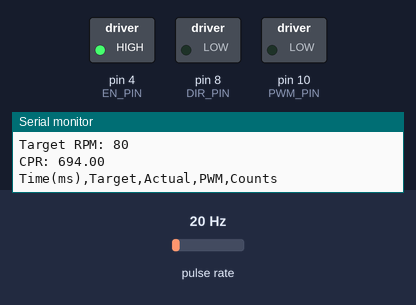
A sketch run on a simulated Arduino Uno, built with avr-gcc and run on an emulated ATmega328P. Shown: switched loads named in the sketch (green lamp = pin HIGH), the last lines printed to the serial monitor. Wiring (inferred from the names in the program): pulse sensor: data pin 3. Inputs (shaded band) come from the test bench; at power-on: pulse rate 20 Hz.

Above: at 0.05 s.
At 0.5 s:
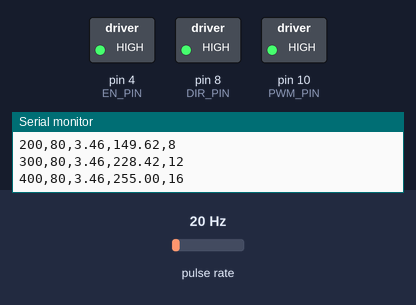
Timing chart, 0 to 2.0 s (numbered marks = the images above):
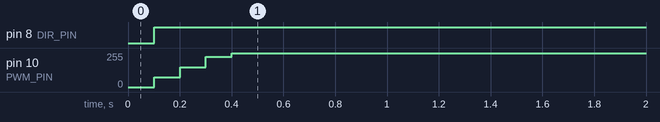

Measured:
- by itself, pin 8 (DIR_PIN): LOW → HIGH at 0.10 s
- by itself, pin 10 (PWM_PIN): 0/255 → 73/255 at 0.10 s, → 149/255 0.10 s later, → 228/255 0.10 s later, → 255/255 0.10 s later

The sketch:

Single_Motor_PI_Test.ino
```cpp
// ================= PIN DEFINITIONS =================
#define EN_PIN  4

// ================= WHICH MOTOR TO TEST =================
// Uncomment ONE of the two blocks below:

// --- LEFT MOTOR (M1) ---
// #define DIR_PIN    7
// #define PWM_PIN    9
// #define ENC_PIN    2
// #define CPR        684.0   // CHANGE mode, 342 * 2
// #define INVERT_DIR false
// #define MOTOR_NAME "LEFT"

// --- RIGHT MOTOR (M2) ---
#define DIR_PIN    8
#define PWM_PIN    10
#define ENC_PIN    3
#define CPR        694.0   // CHANGE mode, 347 * 2
#define INVERT_DIR false
#define MOTOR_NAME "RIGHT"

// ================= SETTINGS =================
#define TARGET_RPM  80     // <-- SET YOUR DESIRED RPM HERE

// ================= MOTOR STRUCT =================
struct Motor {
  volatile long count;
  long lastCount;

  float targetRPM;
  float targetCountsPerSec;
  float currentCountsPerSec;
  float currentRPM;

  float pwm;
  float Kp;
  float Ki;
  float integral;
};

Motor motor;

unsigned long lastTime = 0;
const int intervalMs = 100;

// ================= ISR =================
void encoderISR() { motor.count++; }

// ================= HELPERS =================
float rpmToCountsPerSec(float rpm, float cpr) {
  return rpm * cpr / 60.0;
}

float countsPerSecToRPM(float cps, float cpr) {
  return cps * 60.0 / cpr;
}

float clampFloat(float x, float lo, float hi) {
  if (x < lo) return lo;
  if (x > hi) return hi;
  return x;
}

// ================= MOTOR =================
void updateSpeed(float dt) {
  long delta      = motor.count - motor.lastCount;
  motor.lastCount = motor.count;

  motor.currentCountsPerSec = delta / dt;
  motor.currentRPM = countsPerSecToRPM(motor.currentCountsPerSec, CPR);
}

void updatePID(float dt) {
  if (motor.targetRPM == 0) {
    motor.integral = 0;
    motor.pwm      = 0;
    return;
  }

  float error = motor.targetCountsPerSec - motor.currentCountsPerSec;

  motor.integral += error * dt;
  motor.integral  = clampFloat(motor.integral, -300, 300);

  float correction = motor.Kp * error + motor.Ki * motor.integral;

  motor.pwm += correction;
  motor.pwm  = clampFloat(motor.pwm, 0, 255);
}

void applyMotor() {
  if (motor.targetRPM == 0) {
    analogWrite(PWM_PIN, 0);
    return;
  }

  bool goForward = (motor.targetRPM > 0);
  if (INVERT_DIR) goForward = !goForward;

  digitalWrite(DIR_PIN, goForward ? HIGH : LOW);
  analogWrite(PWM_PIN, (int)motor.pwm);
}

// ================= SETUP =================
void setup() {
  Serial.begin(115200);

  pinMode(EN_PIN,  OUTPUT);
  pinMode(DIR_PIN, OUTPUT);
  pinMode(PWM_PIN, OUTPUT);
  pinMode(ENC_PIN, INPUT_PULLUP);

  digitalWrite(EN_PIN, HIGH);

  motor.count               = 0;
  motor.lastCount           = 0;
  motor.targetRPM           = TARGET_RPM;
  motor.targetCountsPerSec  = rpmToCountsPerSec(TARGET_RPM, CPR);
  motor.currentCountsPerSec = 0;
  motor.currentRPM          = 0;
  motor.pwm                 = 0;
  motor.integral            = 0;

  // ── Per-motor PID gains ──────────────────────────────
  // These may need separate tuning once you test each motor.
  // Start with the same values and adjust if one overshoots
  // or responds slower than the other.
#ifdef MOTOR_NAME
  #if defined(DIR_PIN) && DIR_PIN == 7   // Left motor
    motor.Kp = 0.08;
    motor.Ki = 0.03;
  #else                                  // Right motor
    motor.Kp = 0.08;
    motor.Ki = 0.03;
  #endif
#endif

  attachInterrupt(digitalPinToInterrupt(ENC_PIN), encoderISR, CHANGE);

  lastTime = millis();

  Serial.print("=== Single Motor PI Test: ");
  Serial.print(MOTOR_NAME);
  Serial.println(" ===");
  Serial.print("Target RPM: "); Serial.println(TARGET_RPM);
  Serial.print("CPR: ");        Serial.println(CPR);
  Serial.println("Time(ms),Target,Actual,PWM,Counts");
}

// ================= LOOP =================
void loop() {
  unsigned long now = millis();

  if (now - lastTime >= intervalMs) {
    float dt = (now - lastTime) / 1000.0;
    lastTime = now;

    updateSpeed(dt);
    updatePID(dt);
    applyMotor();

    // CSV format — open Serial Plotter or paste into Excel
    Serial.print(now);                  Serial.print(",");
    Serial.print(TARGET_RPM);          Serial.print(",");
    Serial.print(motor.currentRPM);    Serial.print(",");
    Serial.print(motor.pwm);           Serial.print(",");
    Serial.println(motor.count);
  }
}
```
